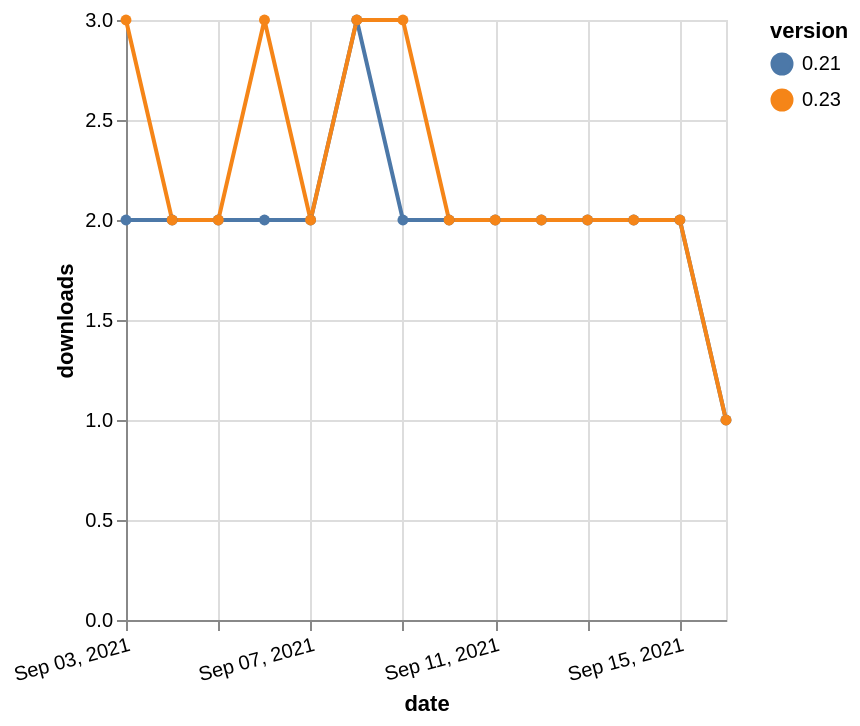

Here is the Vega-Lite specification saved for this chart:
### Vega-Lite specification from a JSON file in a GitHub repository (floating-point values rounded to 4 significant figures)
{"$schema": "https://vega.github.io/schema/vega-lite/v5.json", "description": "A simple bar chart with embedded data.", "data": {"values": [{"date": "2021-09-03", "total": 2255, "delta": 2, "version": "0.21"}, {"date": "2021-09-04", "total": 2257, "delta": 2, "version": "0.21"}, {"date": "2021-09-05", "total": 2259, "delta": 2, "version": "0.21"}, {"date": "2021-09-06", "total": 2261, "delta": 2, "version": "0.21"}, {"date": "2021-09-07", "total": 2263, "delta": 2, "version": "0.21"}, {"date": "2021-09-08", "total": 2266, "delta": 3, "version": "0.21"}, {"date": "2021-09-09", "total": 2268, "delta": 2, "version": "0.21"}, {"date": "2021-09-10", "total": 2270, "delta": 2, "version": "0.21"}, {"date": "2021-09-11", "total": 2272, "delta": 2, "version": "0.21"}, {"date": "2021-09-12", "total": 2274, "delta": 2, "version": "0.21"}, {"date": "2021-09-13", "total": 2276, "delta": 2, "version": "0.21"}, {"date": "2021-09-14", "total": 2278, "delta": 2, "version": "0.21"}, {"date": "2021-09-15", "total": 2280, "delta": 2, "version": "0.21"}, {"date": "2021-09-16", "total": 2281, "delta": 1, "version": "0.21"}, {"date": "2021-09-03", "total": 2119, "delta": 3, "version": "0.23"}, {"date": "2021-09-04", "total": 2121, "delta": 2, "version": "0.23"}, {"date": "2021-09-05", "total": 2123, "delta": 2, "version": "0.23"}, {"date": "2021-09-06", "total": 2126, "delta": 3, "version": "0.23"}, {"date": "2021-09-07", "total": 2128, "delta": 2, "version": "0.23"}, {"date": "2021-09-08", "total": 2131, "delta": 3, "version": "0.23"}, {"date": "2021-09-09", "total": 2134, "delta": 3, "version": "0.23"}, {"date": "2021-09-10", "total": 2136, "delta": 2, "version": "0.23"}, {"date": "2021-09-11", "total": 2138, "delta": 2, "version": "0.23"}, {"date": "2021-09-12", "total": 2140, "delta": 2, "version": "0.23"}, {"date": "2021-09-13", "total": 2142, "delta": 2, "version": "0.23"}, {"date": "2021-09-14", "total": 2144, "delta": 2, "version": "0.23"}, {"date": "2021-09-15", "total": 2146, "delta": 2, "version": "0.23"}, {"date": "2021-09-16", "total": 2147, "delta": 1, "version": "0.23"}]}, "width": "container", "mark": {"type": "line", "point": {"filled": true}}, "encoding": {"x": {"field": "date", "type": "temporal", "timeUnit": "yearmonthdate", "title": "date", "axis": {"labelAngle": -15}}, "y": {"field": "delta", "type": "quantitative", "title": "downloads"}, "color": {"field": "version", "type": "nominal"}, "tooltip": {"field": "delta"}}}
